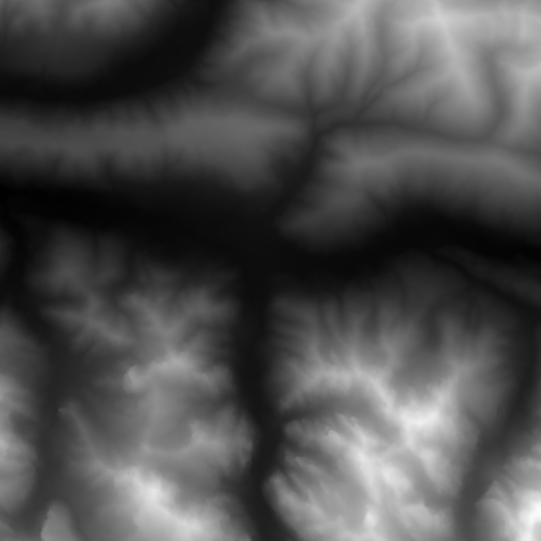
#> input picture dataset/h_maps_fs_data/fs (1).png, 1081 x 1081 px, found by its file name (shown at 1/2 size); its folder holds only this picture in this run
$ python contouring.py
#> lines starting #> are read from the running program, lines starting #| are printed output that depends on the picture; after the words box and inside, x2 and y2 are one past the last pixel; in counts of white or black regions, pixels touching at a corner belong together
import numpy as np
import cv2 as cv
import os
import matplotlib.pyplot as plt
import matplotlib.image as mpimg
from PIL import Image
import time

#https://cs.heightmap.skydark.pl/#

def showMap(height_map):
    f = plt.figure()
    # matplotlib works with RGB while cv with BGR, so need to convert
    plt.imshow(cv.cvtColor(height_map, cv.COLOR_BGR2RGB), cmap='gray')
    plt.axis('off')
    plt.show(block=True)


def resizeMap(height_map, dimensions):
    resized = cv.resize(height_map, (dimensions, dimensions))
    return resized

def batch(src, des):

    path, dirs, files = next(os.walk(src))

    for i in range(len(files)):
        hmap = cv.imread(src + "fs (" + str(i+1) + ").png", cv.IMREAD_GRAYSCALE)
#> hmap is the input picture: shape (1081, 1081); min 1, max 251, mean 79.3
        resizedhMap = resizeMap(hmap, 128)
#> in resizeMap, `resized = cv.resize(height_map, (dimensions, dimensions))`:
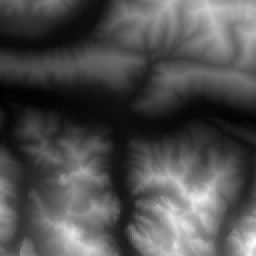
#> resized: shape (128, 128) (shown 2 times larger); min 1, max 250, mean 79.3
        cv.imwrite(des + str(i+1) + "_h.png", resizedhMap)
        contoured = createContouredMap(resizedhMap)
        cv.imwrite(des + str(i+1) + "_c.png", contoured)

        combined = np.concatenate((contoured, resizedhMap), axis=1)
        cv.imwrite(des + str(i+1) + ".png", combined)

        print("*** done contouring map " + str(i+1) + " ***")


# https://stackoverflow.com/questions/55827778/elevation-xyz-data-to-slope-gradient-map-using-python
# Slope gradients
def createContouredMap(height_map):
    # Using the Sobel filter to figure out the steepness of the gradients of the heightmap
    sobelMap = np.zeros((128,128))
    start = time.time()
    rows = height_map.shape[0]
#> rows = 128
    columns = height_map.shape[0]
#> columns = 128
    for i in range(rows-1):
        for j in range(columns-1):
            height = int(height_map[i][j])
            dx = int(height_map[i+1][j]) - height
            dy = int(height_map[i][j+1]) - height
            sobelMap[i][j] = np.sqrt(dx * dx + dy * dy)
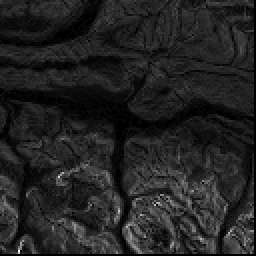
#> sobelMap: shape (128, 128) float64 (shown 2 times larger); min 0, max 50.7, mean 7; drawn with min black and max white
    end = time.time()
    #print("time of loop:" + str(1000 * round((end - start), 5)) + "ms")

    sobelMap = cv.normalize(sobelMap, sobelMap, 0, 255, cv.NORM_MINMAX)

    # Displaying only steepness values above 115
    retval, thresholded = cv.threshold(sobelMap, 65, 255, cv.THRESH_BINARY)
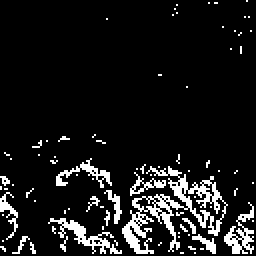
#> thresholded: shape (128, 128) float64 (shown 2 times larger); 9.7% white in thin lines or dots

    # Filtering out areas of non-traversability that are smaller than 35 pixel to get rid of speckles
    thresholdedPatched = np.array(thresholded, dtype='int16')
#> thresholdedPatched: shape (128, 128) int16; 9.7% white in thin lines or dots
    cv.filterSpeckles(thresholdedPatched, 0, 10, 255)[0]
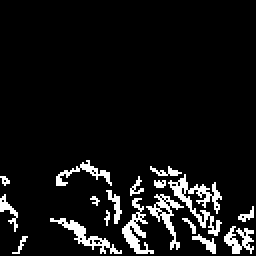
#> thresholdedPatched: shape (128, 128) int16 (shown 2 times larger); 7.7% white in thin lines or dots, all inside (x1, y1, x2, y2) = (0, 80, 127, 127)

    thresholdedPatched.astype(np.uint8)
    return thresholdedPatched

def main():
    print("***|| Starting traversifier ||***")
    start = time.time()

    folderName = r"C:/Users/tobia/BA/map-synth-ba/dataset/h_maps_fs_data/"
    destinationFolder = r"C:/Users/tobia/BA/map-synth-ba/dataset/h_maps_data/"
    batch(folderName, destinationFolder)
#> in batch, `combined = np.concatenate((contoured, resizedhMap), axis=1)`:
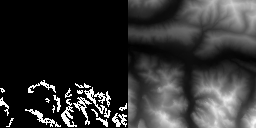
#> combined: shape (128, 256) int16; min 0, max 255, mean 49.4

    end = time.time()
    print("Done creating the maps after " + str(1000 * round((end - start), 5)) + "ms")
    print("***|| All done ||***")
if __name__ == "__main__":
    main()
